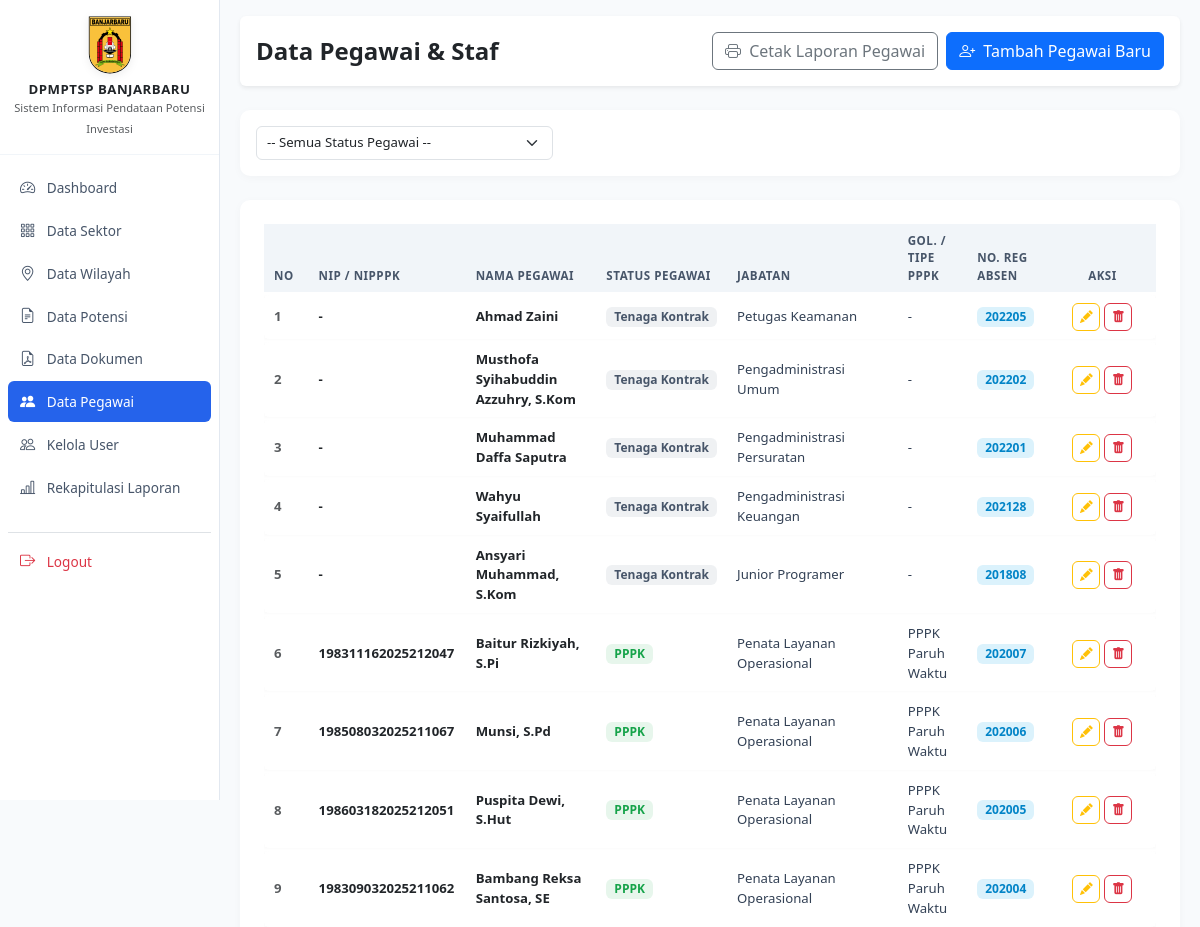
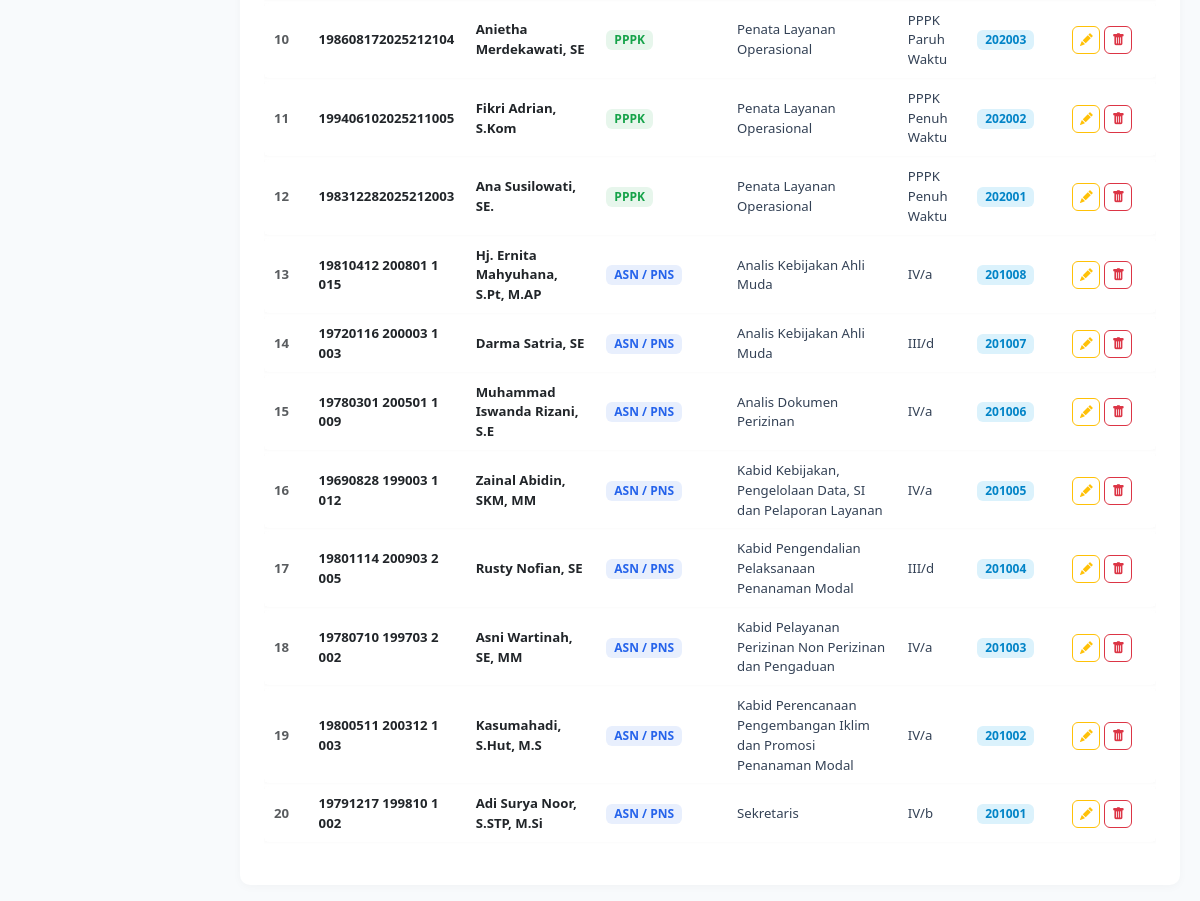
The page /admin/pegawai.php (signed in) on the database as committed earlier (2 pictures, top to bottom).
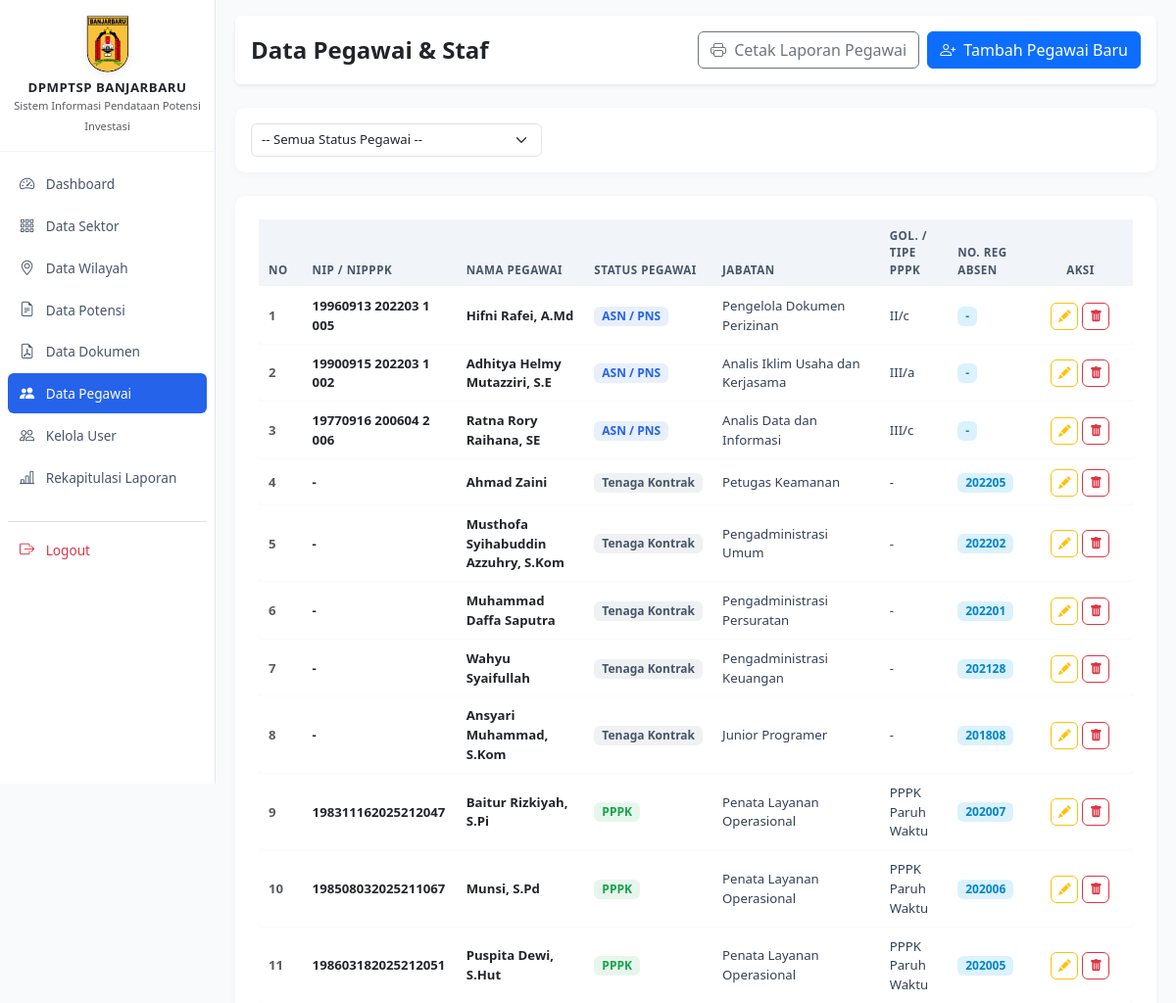
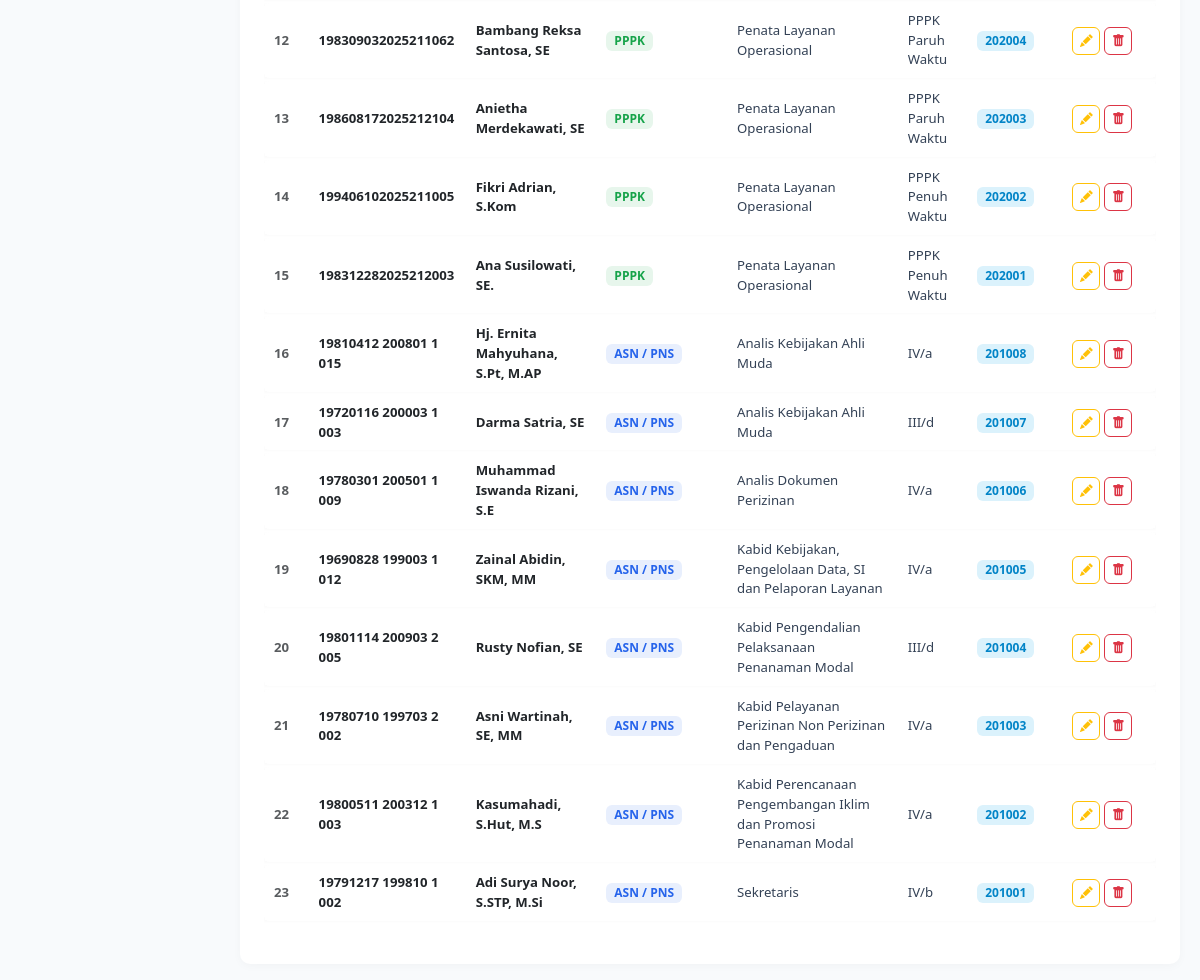
The same page on the database as committed later (2 pictures, top to bottom).
### tables this page shows
CREATE TABLE `pegawai` (
  `id_pegawai` int NOT NULL AUTO_INCREMENT,
  `nip` varchar(50) DEFAULT NULL,
  `nama_pegawai` varchar(255) NOT NULL,
  `status_pegawai` enum('ASN','PPPK','Tenaga Kontrak') NOT NULL DEFAULT 'ASN',
  `jabatan` varchar(255) DEFAULT NULL,
  `golongan` varchar(50) DEFAULT NULL,
  `tipe_pppk` varchar(50) DEFAULT NULL,
  `no_reg_absen` varchar(50) DEFAULT NULL,
  `no_hp` varchar(50) DEFAULT NULL,
  `status` tinyint(1) DEFAULT '1',
  `created_at` timestamp NULL DEFAULT CURRENT_TIMESTAMP,
  PRIMARY KEY (`id_pegawai`)
);

### admin/pegawai.php (the view, shortened to what the changed rows need)
<?php
require_once '../config/database.php';
$where = ["status = 1"];
$params = [];
$where_sql = implode(" AND ", $where);
$sql = "SELECT * FROM pegawai WHERE $where_sql ORDER BY id_pegawai DESC";
$stmt = $pdo->prepare($sql);
$stmt->execute($params);
$pegawai_list = $stmt->fetchAll();
?>
<!DOCTYPE html>
<html lang="id">
<head>
</head>
<body>
<div class="wrapper">
    <?php require_once '../includes/sidebar.php'; ?>
    <div id="content">
        <div class="card card-modern p-4">
            <div class="table-responsive">
                <table id="tablePegawai" class="table table-modern align-middle w-100">
                    <thead>
                        <tr>
                            <th width="5%">No</th>
                            <th>NIP / NIPPPK</th>
                            <th>Nama Pegawai</th>
                            <th>Status Pegawai</th>
                            <th>Jabatan</th>
                            <th>Gol. / Tipe PPPK</th>
                            <th>No. Reg Absen</th>
                            <?php if ($can_edit_data): ?>
                                <th class="text-center" width="12%">Aksi</th>
                            <?php endif; ?>
                        </tr>
                    </thead>
                    <tbody>
                        <?php $no = 1; foreach ($pegawai_list as $p): ?>
                        <tr>
                            <td class="fw-semibold text-muted"><?= $no++ ?></td>
                            <td class="fw-bold text-dark"><?= htmlspecialchars($p['nip'] ?? '-') ?></td>
                            <td><span class="fw-bold text-dark"><?= htmlspecialchars($p['nama_pegawai']) ?></span></td>
                            <td>
                                <?php if ($p['status_pegawai'] === 'ASN'): ?>
                                    <span class="badge badge-soft-primary px-2 py-1">ASN / PNS</span>
                                <?php elseif ($p['status_pegawai'] === 'PPPK'): ?>
                                    <span class="badge badge-soft-success px-2 py-1">PPPK</span>
                                <?php else: ?>
                                    <span class="badge badge-soft-secondary px-2 py-1">Tenaga Kontrak</span>
                                <?php endif; ?>
                            </td>
                            <td><?= htmlspecialchars($p['jabatan'] ?? '-') ?></td>
                            <td>
                                <?php
                                    if ($p['status_pegawai'] === 'ASN') {
                                        echo htmlspecialchars($p['golongan'] ?? '-');
                                    } elseif ($p['status_pegawai'] === 'PPPK') {
                                        echo htmlspecialchars($p['tipe_pppk'] ?? '-');
                                    } else {
                                        echo '-';
                                    }
                                ?>
                            </td>
                            <td><span class="badge badge-soft-info px-2 py-1"><?= htmlspecialchars($p['no_reg_absen'] ?? '-') ?></span></td>
                            <?php if ($can_edit_data): ?>
                            <td class="text-center">
                                <div class="d-flex gap-1 justify-content-center">
                                    <a href="pegawai_edit.php?id=<?= $p['id_pegawai'] ?>" class="btn btn-sm btn-outline-warning btn-action" title="Edit">
                                        <i class="bi bi-pencil-fill"></i>
                                    </a>
                                    <a href="pegawai_hapus.php?id=<?= $p['id_pegawai'] ?>" class="btn btn-sm btn-outline-danger btn-action" title="Hapus">
                                        <i class="bi bi-trash-fill"></i>
                                    </a>
                                </div>
                            </td>
                            <?php endif; ?>
                        </tr>
                        <?php endforeach; ?>
                    </tbody>
                </table>
            </div>
        </div>
    </div>
</div>
</body>
</html>

Rows that differ between the two databases and show on the page:
added pegawai: nip "19960913 202203 1 005", nama_pegawai "Hifni Rafei, A.Md", status_pegawai "ASN / PNS", jabatan "Pengelola Dokumen Perizinan", golongan "II/c", no_reg_absen "-"
added pegawai: nip "19900915 202203 1 002", nama_pegawai "Adhitya Helmy Mutazziri, S.E", status_pegawai "ASN / PNS", jabatan "Analis Iklim Usaha dan Kerjasama", golongan "III/a", no_reg_absen "-"
added pegawai: nip "19770916 200604 2 006", nama_pegawai "Ratna Rory Raihana, SE", status_pegawai "ASN / PNS", jabatan "Analis Data dan Informasi", golongan "III/c", no_reg_absen "-"
